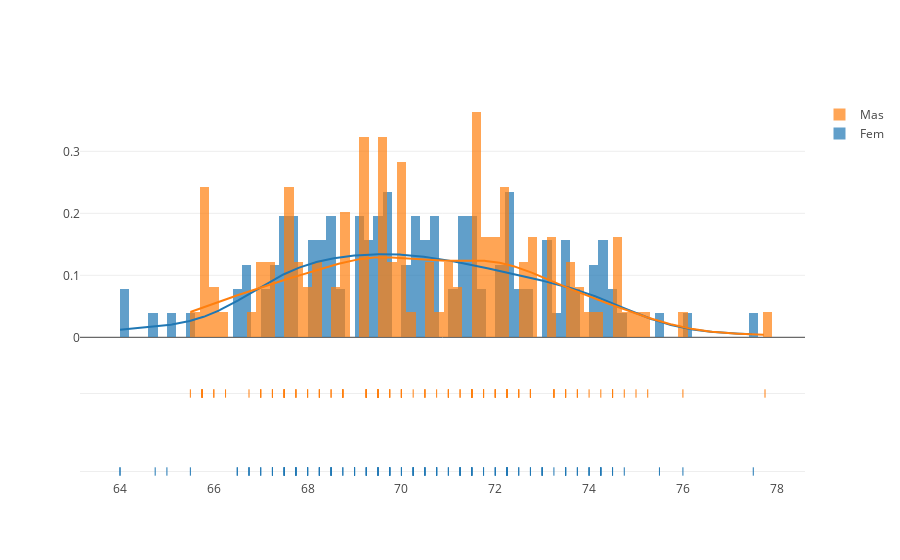

The notebook cell this image was saved under:
### Code cell
import plotly.plotly as py
import plotly.figure_factory as ff
import numpy as np
 
x1 = datos.estatura[datos.sexo=='Fem']
x2 = datos.estatura[datos.sexo=='Mas']

hist_data = [x1, x2]

group_labels = ['Fem', 'Mas']

fig = ff.create_distplot(hist_data, group_labels, bin_size = .2)

iplot(fig, filename='Distplot with Multiple Datasets')

### Figure 1 — Plotly figure (JSON) as saved in the notebook; plotly's stock layout.template omitted (floating-point values rounded to 4 significant figures; data arrays with more than 128 entries replaced by an {"elided": "..."} marker saying what was removed)
{"data": [{"autobinx": false, "histnorm": "probability density", "legendgroup": "Fem", "marker": {"color": "rgb(31, 119, 180)"}, "name": "Fem", "opacity": 0.7, "type": "histogram", "uid": "bded6129-e039-4166-9eff-b40df715a4e1", "x": [67.75, 72.25, 72.25, 71.25, 74.75, 69.75, 74, 73.5, 69.5, 71.25, 67.75, 68, 68.25, 67.75, 64.75, 69, 71.25, 71, 73.5, 65, 70, 68.25, 69.5, 70, 71.5, 68, 66.75, 69, 67.75, 73.5, 70.75, 70.25, 70.75, 68.75, 73.75, 64, 69.5, 68.5, 70.25, 67.75, 72.75, 67.5, 67.25, 73, 69.5, 71.75, 66.5, 68.25, 73.5, 72, 71.25, 73.75, 69.25, 68.5, 74.25, 75.5, 69.25, 68.5, 70.25, 71.75, 72, 74, 66.5, 67, 73.25, 69.75, 66.75, 70.75, 71.25, 72.25, 77.5, 70.75, 72.75, 72.5, 69, 74.5, 72.25, 69, 72.25, 68.75, 71.5, 73, 70.5, 71, 71.5, 69.25, 74.5, 74.25, 68, 67.25, 69.75, 74.25, 71.5, 74.25, 72.5, 69.25, 76, 70.5, 69, 67.5, 70.25, 71.5, 74, 69.75, 73, 65.5, 70.25, 70.75, 68, 73, 64, 69.75, 70, 67.5, 67.25, 66.75, 69.5, 68.5, 67.5, 67.5, 72.25, 68.25, 72, 68.5, 70.5, 67, 69.75, 70.5], "xaxis": "x", "xbins": {"end": 77.5, "size": 0.2, "start": 64}, "yaxis": "y"}, {"autobinx": false, "histnorm": "probability density", "legendgroup": "Mas", "marker": {"color": "rgb(255, 127, 14)"}, "name": "Mas", "opacity": 0.7, "type": "histogram", "uid": "153e6b6f-3684-45e4-90fc-3bb7d7f6568d", "x": [66.25, 72.5, 74.5, 76, 69.5, 66, 71, 71, 73.5, 69.75, 70, 71.5, 67.5, 67.5, 73.75, 71.25, 72.25, 67, 68.75, 73.25, 67.5, 71.25, 68.5, 72.25, 67.5, 72, 68, 69.5, 65.75, 73.25, 68.5, 67, 70, 67.5, 71.5, 69.25, 71.5, 71.5, 65.75, 67.5, 69.25, 67.25, 70, 69.25, 65.75, 72.5, 70, 70.5, 74.5, 77.75, 73.25, 72, 73.5, 70, 70, 69.25, 72.75, 72.25, 74.5, 71.5, 68.75, 66.75, 68.75, 67.75, 71.5, 70.5, 73.25, 69.5, 69.75, 74, 75, 71, 69.5, 67.75, 69.75, 70.25, 67.25, 73.5, 75.25, 72.25, 68.75, 72, 73.75, 68, 72.25, 69.5, 69.5, 67.75, 65.5, 71.75, 67, 71.5, 69.25, 72, 68.25, 74.75, 72.75, 68.25, 71.5, 72.75, 69.25, 72.5, 74.5, 71.75, 70.75, 71.75, 69.25, 70.5, 72.25, 68.75, 68.25, 74.25, 65.75, 71.75, 71.5, 67.25, 69.5, 69.5, 65.75, 65.75, 72.75, 69.25, 66, 70], "xaxis": "x", "xbins": {"end": 77.75, "size": 0.2, "start": 65.5}, "yaxis": "y"}, {"legendgroup": "Fem", "marker": {"color": "rgb(31, 119, 180)"}, "mode": "lines", "name": "Fem", "showlegend": false, "type": "scatter", "uid": "378f825d-e435-4890-99f1-1e83f1edf7fc", "x": {"elided": "500 float values"}, "xaxis": "x", "y": {"elided": "500 float values"}, "yaxis": "y"}, {"legendgroup": "Mas", "marker": {"color": "rgb(255, 127, 14)"}, "mode": "lines", "name": "Mas", "showlegend": false, "type": "scatter", "uid": "ca440ab4-9d52-4930-9e2d-310251d30966", "x": {"elided": "500 float values"}, "xaxis": "x", "y": {"elided": "500 float values"}, "yaxis": "y"}, {"legendgroup": "Fem", "marker": {"color": "rgb(31, 119, 180)", "symbol": "line-ns-open"}, "mode": "markers", "name": "Fem", "showlegend": false, "type": "scatter", "uid": "a04fc311-7951-47ba-84fb-819a015552c1", "x": [67.75, 72.25, 72.25, 71.25, 74.75, 69.75, 74, 73.5, 69.5, 71.25, 67.75, 68, 68.25, 67.75, 64.75, 69, 71.25, 71, 73.5, 65, 70, 68.25, 69.5, 70, 71.5, 68, 66.75, 69, 67.75, 73.5, 70.75, 70.25, 70.75, 68.75, 73.75, 64, 69.5, 68.5, 70.25, 67.75, 72.75, 67.5, 67.25, 73, 69.5, 71.75, 66.5, 68.25, 73.5, 72, 71.25, 73.75, 69.25, 68.5, 74.25, 75.5, 69.25, 68.5, 70.25, 71.75, 72, 74, 66.5, 67, 73.25, 69.75, 66.75, 70.75, 71.25, 72.25, 77.5, 70.75, 72.75, 72.5, 69, 74.5, 72.25, 69, 72.25, 68.75, 71.5, 73, 70.5, 71, 71.5, 69.25, 74.5, 74.25, 68, 67.25, 69.75, 74.25, 71.5, 74.25, 72.5, 69.25, 76, 70.5, 69, 67.5, 70.25, 71.5, 74, 69.75, 73, 65.5, 70.25, 70.75, 68, 73, 64, 69.75, 70, 67.5, 67.25, 66.75, 69.5, 68.5, 67.5, 67.5, 72.25, 68.25, 72, 68.5, 70.5, 67, 69.75, 70.5], "xaxis": "x", "y": ["Fem", "Fem", "Fem", "Fem", "Fem", "Fem", "Fem", "Fem", "Fem", "Fem", "Fem", "Fem", "Fem", "Fem", "Fem", "Fem", "Fem", "Fem", "Fem", "Fem", "Fem", "Fem", "Fem", "Fem", "Fem", "Fem", "Fem", "Fem", "Fem", "Fem", "Fem", "Fem", "Fem", "Fem", "Fem", "Fem", "Fem", "Fem", "Fem", "Fem", "Fem", "Fem", "Fem", "Fem", "Fem", "Fem", "Fem", "Fem", "Fem", "Fem", "Fem", "Fem", "Fem", "Fem", "Fem", "Fem", "Fem", "Fem", "Fem", "Fem", "Fem", "Fem", "Fem", "Fem", "Fem", "Fem", "Fem", "Fem", "Fem", "Fem", "Fem", "Fem", "Fem", "Fem", "Fem", "Fem", "Fem", "Fem", "Fem", "Fem", "Fem", "Fem", "Fem", "Fem", "Fem", "Fem", "Fem", "Fem", "Fem", "Fem", "Fem", "Fem", "Fem", "Fem", "Fem", "Fem", "Fem", "Fem", "Fem", "Fem", "Fem", "Fem", "Fem", "Fem", "Fem", "Fem", "Fem", "Fem", "Fem", "Fem", "Fem", "Fem", "Fem", "Fem", "Fem", "Fem", "Fem", "Fem", "Fem", "Fem", "Fem", "Fem", "Fem", "Fem", "Fem", "Fem", "Fem", "Fem"], "yaxis": "y2"}, {"legendgroup": "Mas", "marker": {"color": "rgb(255, 127, 14)", "symbol": "line-ns-open"}, "mode": "markers", "name": "Mas", "showlegend": false, "type": "scatter", "uid": "4070056b-24ae-4be6-999c-b108fb8267d7", "x": [66.25, 72.5, 74.5, 76, 69.5, 66, 71, 71, 73.5, 69.75, 70, 71.5, 67.5, 67.5, 73.75, 71.25, 72.25, 67, 68.75, 73.25, 67.5, 71.25, 68.5, 72.25, 67.5, 72, 68, 69.5, 65.75, 73.25, 68.5, 67, 70, 67.5, 71.5, 69.25, 71.5, 71.5, 65.75, 67.5, 69.25, 67.25, 70, 69.25, 65.75, 72.5, 70, 70.5, 74.5, 77.75, 73.25, 72, 73.5, 70, 70, 69.25, 72.75, 72.25, 74.5, 71.5, 68.75, 66.75, 68.75, 67.75, 71.5, 70.5, 73.25, 69.5, 69.75, 74, 75, 71, 69.5, 67.75, 69.75, 70.25, 67.25, 73.5, 75.25, 72.25, 68.75, 72, 73.75, 68, 72.25, 69.5, 69.5, 67.75, 65.5, 71.75, 67, 71.5, 69.25, 72, 68.25, 74.75, 72.75, 68.25, 71.5, 72.75, 69.25, 72.5, 74.5, 71.75, 70.75, 71.75, 69.25, 70.5, 72.25, 68.75, 68.25, 74.25, 65.75, 71.75, 71.5, 67.25, 69.5, 69.5, 65.75, 65.75, 72.75, 69.25, 66, 70], "xaxis": "x", "y": ["Mas", "Mas", "Mas", "Mas", "Mas", "Mas", "Mas", "Mas", "Mas", "Mas", "Mas", "Mas", "Mas", "Mas", "Mas", "Mas", "Mas", "Mas", "Mas", "Mas", "Mas", "Mas", "Mas", "Mas", "Mas", "Mas", "Mas", "Mas", "Mas", "Mas", "Mas", "Mas", "Mas", "Mas", "Mas", "Mas", "Mas", "Mas", "Mas", "Mas", "Mas", "Mas", "Mas", "Mas", "Mas", "Mas", "Mas", "Mas", "Mas", "Mas", "Mas", "Mas", "Mas", "Mas", "Mas", "Mas", "Mas", "Mas", "Mas", "Mas", "Mas", "Mas", "Mas", "Mas", "Mas", "Mas", "Mas", "Mas", "Mas", "Mas", "Mas", "Mas", "Mas", "Mas", "Mas", "Mas", "Mas", "Mas", "Mas", "Mas", "Mas", "Mas", "Mas", "Mas", "Mas", "Mas", "Mas", "Mas", "Mas", "Mas", "Mas", "Mas", "Mas", "Mas", "Mas", "Mas", "Mas", "Mas", "Mas", "Mas", "Mas", "Mas", "Mas", "Mas", "Mas", "Mas", "Mas", "Mas", "Mas", "Mas", "Mas", "Mas", "Mas", "Mas", "Mas", "Mas", "Mas", "Mas", "Mas", "Mas", "Mas", "Mas", "Mas", "Mas"], "yaxis": "y2"}], "layout": {"barmode": "overlay", "hovermode": "closest", "legend": {"traceorder": "reversed"}, "xaxis": {"anchor": "y2", "domain": [0, 1], "zeroline": false}, "yaxis": {"anchor": "free", "domain": [0.35, 1], "position": 0}, "yaxis2": {"anchor": "x", "domain": [0, 0.25], "dtick": 1, "showticklabels": false}}}
